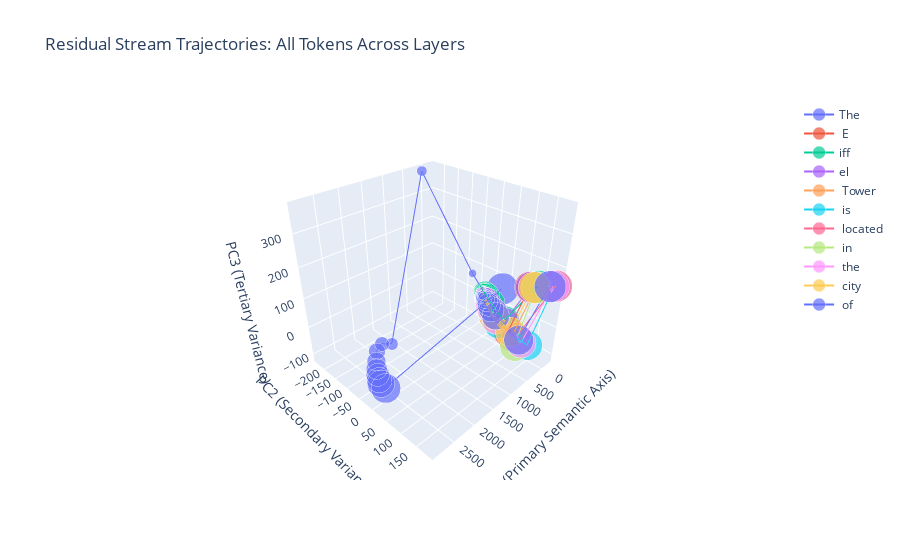

Notebook source saved alongside this figure:
### Code cell
# executing the new plots
representations = extract_all_token_traj(data['hidden_states'], data['tokens'])
print(f"Extracted {len(representations)} total representations")

pca_results, pca_model = fit_pca_3d(representations)

print(f"\nPCA Explained Variance:")
for i, var in enumerate(pca_model.explained_variance_ratio_):
    print(f"  PC{i+1}: {var:.2%}")
print(f"  Total: {pca_model.explained_variance_ratio_.sum():.2%}")

plot_data = prepare_plot_data(pca_results)

fig = plot_3d_trajectories(plot_data)
fig.show()

### Figure 1 — Plotly figure (JSON) as saved in the notebook; plotly's stock layout.template omitted (floating-point values rounded to 4 significant figures)
{"data": [{"hoverinfo": "text", "hovertext": ["Token: The<br>Layer: 0", "Token: The<br>Layer: 1", "Token: The<br>Layer: 2", "Token: The<br>Layer: 3", "Token: The<br>Layer: 4", "Token: The<br>Layer: 5", "Token: The<br>Layer: 6", "Token: The<br>Layer: 7", "Token: The<br>Layer: 8", "Token: The<br>Layer: 9", "Token: The<br>Layer: 10", "Token: The<br>Layer: 11", "Token: The<br>Layer: 12"], "line": {"color": "#636EFA", "width": 2}, "marker": {"color": "#636EFA", "line": {"color": "white", "width": 0.5}, "size": [4, 5.5, 7, 8.5, 10, 11.5, 13, 14.5, 16, 17.5, 19, 20.5, 22]}, "mode": "lines+markers", "name": "The", "type": "scatter3d", "x": [-220.5, -145.0, 82.15, 2342.0, 2526.0, 2676.0, 2769.0, 2825.0, 2859.0, 2879.0, 2889.0, 2890.0, -219.7], "y": [-34.97, -65.49, -232.8, -22.75, -27.98, -22.4, -10.87, -1.782, 6.317, 14.12, 21.14, 37.51, 31.13], "z": [19.84, 71.52, 371.9, 27.0, 39.41, 32.15, 13.96, 0.258, -10.38, -20.46, -26.36, -29.67, 57.37]}, {"hoverinfo": "text", "hovertext": ["Token:  E<br>Layer: 0", "Token:  E<br>Layer: 1", "Token:  E<br>Layer: 2", "Token:  E<br>Layer: 3", "Token:  E<br>Layer: 4", "Token:  E<br>Layer: 5", "Token:  E<br>Layer: 6", "Token:  E<br>Layer: 7", "Token:  E<br>Layer: 8", "Token:  E<br>Layer: 9", "Token:  E<br>Layer: 10", "Token:  E<br>Layer: 11", "Token:  E<br>Layer: 12"], "line": {"color": "#EF553B", "width": 2}, "marker": {"color": "#EF553B", "line": {"color": "white", "width": 0.5}, "size": [4, 5.5, 7, 8.5, 10, 11.5, 13, 14.5, 16, 17.5, 19, 20.5, 22]}, "mode": "lines+markers", "name": " E", "type": "scatter3d", "x": [-220.7, -199.1, -205.4, -193.1, -193.5, -182.8, -176.6, -172.0, -164.7, -154.4, -139.8, -103.9, -221.1], "y": [-34.14, -29.0, -29.73, -27.3, -26.67, -23.78, -20.86, -18.5, -11.62, -2.045, 12.18, 73.77, 115.0], "z": [19.78, 2.773, 2.795, -0.9128, -1.494, -4.969, -8.007, -10.46, -19.59, -31.07, -47.3, -75.1, 105.4]}, {"hoverinfo": "text", "hovertext": ["Token: iff<br>Layer: 0", "Token: iff<br>Layer: 1", "Token: iff<br>Layer: 2", "Token: iff<br>Layer: 3", "Token: iff<br>Layer: 4", "Token: iff<br>Layer: 5", "Token: iff<br>Layer: 6", "Token: iff<br>Layer: 7", "Token: iff<br>Layer: 8", "Token: iff<br>Layer: 9", "Token: iff<br>Layer: 10", "Token: iff<br>Layer: 11", "Token: iff<br>Layer: 12"], "line": {"color": "#00CC96", "width": 2}, "marker": {"color": "#00CC96", "line": {"color": "white", "width": 0.5}, "size": [4, 5.5, 7, 8.5, 10, 11.5, 13, 14.5, 16, 17.5, 19, 20.5, 22]}, "mode": "lines+markers", "name": "iff", "type": "scatter3d", "x": [-221.2, -200.0, -207.8, -207.2, -212.3, -209.8, -214.8, -208.6, -209.7, -201.3, -185.5, -146.4, -221.4], "y": [-34.39, -30.25, -31.85, -31.28, -31.84, -29.28, -30.21, -27.44, -25.83, -17.65, 0.7092, 54.56, 137.8], "z": [19.85, 5.61, 7.947, 8.082, 9.644, 9.622, 11.39, 11.68, 14.35, 7.969, -9.675, -45.25, 118.7]}, {"hoverinfo": "text", "hovertext": ["Token: el<br>Layer: 0", "Token: el<br>Layer: 1", "Token: el<br>Layer: 2", "Token: el<br>Layer: 3", "Token: el<br>Layer: 4", "Token: el<br>Layer: 5", "Token: el<br>Layer: 6", "Token: el<br>Layer: 7", "Token: el<br>Layer: 8", "Token: el<br>Layer: 9", "Token: el<br>Layer: 10", "Token: el<br>Layer: 11", "Token: el<br>Layer: 12"], "line": {"color": "#AB63FA", "width": 2}, "marker": {"color": "#AB63FA", "line": {"color": "white", "width": 0.5}, "size": [4, 5.5, 7, 8.5, 10, 11.5, 13, 14.5, 16, 17.5, 19, 20.5, 22]}, "mode": "lines+markers", "name": "el", "type": "scatter3d", "x": [-220.9, -198.4, -205.0, -211.2, -211.5, -210.3, -207.7, -208.8, -205.8, -195.8, -178.2, -150.6, -221.3], "y": [-34.54, -30.77, -32.45, -32.09, -31.22, -28.35, -27.04, -23.02, -18.7, -7.524, 11.55, 53.96, 118.0], "z": [19.72, 3.756, 4.703, 6.494, 7.392, 5.351, 1.027, -2.204, -5.826, -18.16, -35.55, -52.2, 106.0]}, {"hoverinfo": "text", "hovertext": ["Token:  Tower<br>Layer: 0", "Token:  Tower<br>Layer: 1", "Token:  Tower<br>Layer: 2", "Token:  Tower<br>Layer: 3", "Token:  Tower<br>Layer: 4", "Token:  Tower<br>Layer: 5", "Token:  Tower<br>Layer: 6", "Token:  Tower<br>Layer: 7", "Token:  Tower<br>Layer: 8", "Token:  Tower<br>Layer: 9", "Token:  Tower<br>Layer: 10", "Token:  Tower<br>Layer: 11", "Token:  Tower<br>Layer: 12"], "line": {"color": "#FFA15A", "width": 2}, "marker": {"color": "#FFA15A", "line": {"color": "white", "width": 0.5}, "size": [4, 5.5, 7, 8.5, 10, 11.5, 13, 14.5, 16, 17.5, 19, 20.5, 22]}, "mode": "lines+markers", "name": " Tower", "type": "scatter3d", "x": [-221.2, -196.0, -200.2, -195.6, -187.6, -180.4, -175.3, -169.3, -159.2, -149.3, -140.4, -98.94, -221.3], "y": [-34.54, -29.96, -30.59, -29.87, -28.32, -25.65, -22.25, -16.79, -6.187, 1.781, 13.98, 88.39, 132.7], "z": [19.5, 0.1605, -0.4095, -1.581, -5.426, -8.52, -13.49, -18.6, -30.52, -38.78, -51.85, -84.83, 112.5]}, {"hoverinfo": "text", "hovertext": ["Token:  is<br>Layer: 0", "Token:  is<br>Layer: 1", "Token:  is<br>Layer: 2", "Token:  is<br>Layer: 3", "Token:  is<br>Layer: 4", "Token:  is<br>Layer: 5", "Token:  is<br>Layer: 6", "Token:  is<br>Layer: 7", "Token:  is<br>Layer: 8", "Token:  is<br>Layer: 9", "Token:  is<br>Layer: 10", "Token:  is<br>Layer: 11", "Token:  is<br>Layer: 12"], "line": {"color": "#19D3F3", "width": 2}, "marker": {"color": "#19D3F3", "line": {"color": "white", "width": 0.5}, "size": [4, 5.5, 7, 8.5, 10, 11.5, 13, 14.5, 16, 17.5, 19, 20.5, 22]}, "mode": "lines+markers", "name": " is", "type": "scatter3d", "x": [-220.5, -193.8, -197.7, -192.9, -191.1, -181.9, -178.6, -173.1, -161.0, -150.5, -130.2, -93.99, -221.7], "y": [-34.65, -28.87, -29.44, -28.44, -27.66, -25.06, -22.02, -16.84, -4.752, 8.275, 35.66, 139.2, 181.7], "z": [19.62, -1.277, -0.8751, -1.518, -3.075, -7.147, -10.62, -17.09, -30.78, -44.77, -70.53, -84.65, 140.6]}, {"hoverinfo": "text", "hovertext": ["Token:  located<br>Layer: 0", "Token:  located<br>Layer: 1", "Token:  located<br>Layer: 2", "Token:  located<br>Layer: 3", "Token:  located<br>Layer: 4", "Token:  located<br>Layer: 5", "Token:  located<br>Layer: 6", "Token:  located<br>Layer: 7", "Token:  located<br>Layer: 8", "Token:  located<br>Layer: 9", "Token:  located<br>Layer: 10", "Token:  located<br>Layer: 11", "Token:  located<br>Layer: 12"], "line": {"color": "#FF6692", "width": 2}, "marker": {"color": "#FF6692", "line": {"color": "white", "width": 0.5}, "size": [4, 5.5, 7, 8.5, 10, 11.5, 13, 14.5, 16, 17.5, 19, 20.5, 22]}, "mode": "lines+markers", "name": " located", "type": "scatter3d", "x": [-221.2, -196.6, -200.1, -192.2, -187.4, -182.5, -174.9, -171.4, -165.5, -157.5, -147.9, -113.7, -221.8], "y": [-34.65, -27.41, -27.09, -25.19, -22.56, -20.04, -15.58, -10.56, -4.487, 3.864, 20.66, 100.4, 185.1], "z": [19.43, -1.012, -2.387, -4.085, -6.566, -9.119, -14.43, -20.14, -27.89, -38.74, -56.59, -80.61, 142.8]}, {"hoverinfo": "text", "hovertext": ["Token:  in<br>Layer: 0", "Token:  in<br>Layer: 1", "Token:  in<br>Layer: 2", "Token:  in<br>Layer: 3", "Token:  in<br>Layer: 4", "Token:  in<br>Layer: 5", "Token:  in<br>Layer: 6", "Token:  in<br>Layer: 7", "Token:  in<br>Layer: 8", "Token:  in<br>Layer: 9", "Token:  in<br>Layer: 10", "Token:  in<br>Layer: 11", "Token:  in<br>Layer: 12"], "line": {"color": "#B6E880", "width": 2}, "marker": {"color": "#B6E880", "line": {"color": "white", "width": 0.5}, "size": [4, 5.5, 7, 8.5, 10, 11.5, 13, 14.5, 16, 17.5, 19, 20.5, 22]}, "mode": "lines+markers", "name": " in", "type": "scatter3d", "x": [-220.4, -195.3, -201.1, -200.3, -193.9, -191.4, -187.0, -183.5, -176.5, -167.7, -150.8, -90.2, -221.3], "y": [-34.7, -30.41, -31.04, -30.33, -27.81, -25.43, -21.3, -18.2, -11.74, 0.6463, 19.88, 100.6, 132.5], "z": [19.53, -1.733, -0.4929, -1.123, -4.022, -6.788, -10.62, -15.55, -24.92, -39.03, -61.42, -113.5, 111.8]}, {"hoverinfo": "text", "hovertext": ["Token:  the<br>Layer: 0", "Token:  the<br>Layer: 1", "Token:  the<br>Layer: 2", "Token:  the<br>Layer: 3", "Token:  the<br>Layer: 4", "Token:  the<br>Layer: 5", "Token:  the<br>Layer: 6", "Token:  the<br>Layer: 7", "Token:  the<br>Layer: 8", "Token:  the<br>Layer: 9", "Token:  the<br>Layer: 10", "Token:  the<br>Layer: 11", "Token:  the<br>Layer: 12"], "line": {"color": "#FF97FF", "width": 2}, "marker": {"color": "#FF97FF", "line": {"color": "white", "width": 0.5}, "size": [4, 5.5, 7, 8.5, 10, 11.5, 13, 14.5, 16, 17.5, 19, 20.5, 22]}, "mode": "lines+markers", "name": " the", "type": "scatter3d", "x": [-220.3, -194.7, -199.2, -195.5, -195.3, -193.5, -192.1, -188.2, -179.0, -168.9, -148.0, -100.2, -221.7], "y": [-34.74, -30.31, -30.38, -29.04, -26.97, -24.93, -22.09, -19.02, -12.49, 0.4453, 25.34, 118.9, 178.0], "z": [19.52, -0.8299, -0.04661, -1.182, -2.914, -4.485, -6.43, -12.21, -21.73, -35.22, -61.14, -89.57, 138.5]}, {"hoverinfo": "text", "hovertext": ["Token:  city<br>Layer: 0", "Token:  city<br>Layer: 1", "Token:  city<br>Layer: 2", "Token:  city<br>Layer: 3", "Token:  city<br>Layer: 4", "Token:  city<br>Layer: 5", "Token:  city<br>Layer: 6", "Token:  city<br>Layer: 7", "Token:  city<br>Layer: 8", "Token:  city<br>Layer: 9", "Token:  city<br>Layer: 10", "Token:  city<br>Layer: 11", "Token:  city<br>Layer: 12"], "line": {"color": "#FECB52", "width": 2}, "marker": {"color": "#FECB52", "line": {"color": "white", "width": 0.5}, "size": [4, 5.5, 7, 8.5, 10, 11.5, 13, 14.5, 16, 17.5, 19, 20.5, 22]}, "mode": "lines+markers", "name": " city", "type": "scatter3d", "x": [-220.9, -197.8, -202.9, -199.1, -193.7, -192.3, -189.4, -184.6, -178.1, -167.7, -159.6, -124.5, -221.2], "y": [-34.77, -29.75, -29.08, -27.1, -23.92, -22.46, -18.65, -13.0, -4.035, 4.929, 20.48, 78.8, 125.8], "z": [19.43, -0.5487, -0.9064, -2.917, -5.017, -5.77, -7.803, -11.81, -21.82, -30.95, -48.81, -73.1, 108.7]}, {"hoverinfo": "text", "hovertext": ["Token:  of<br>Layer: 0", "Token:  of<br>Layer: 1", "Token:  of<br>Layer: 2", "Token:  of<br>Layer: 3", "Token:  of<br>Layer: 4", "Token:  of<br>Layer: 5", "Token:  of<br>Layer: 6", "Token:  of<br>Layer: 7", "Token:  of<br>Layer: 8", "Token:  of<br>Layer: 9", "Token:  of<br>Layer: 10", "Token:  of<br>Layer: 11", "Token:  of<br>Layer: 12"], "line": {"color": "#636EFA", "width": 2}, "marker": {"color": "#636EFA", "line": {"color": "white", "width": 0.5}, "size": [4, 5.5, 7, 8.5, 10, 11.5, 13, 14.5, 16, 17.5, 19, 20.5, 22]}, "mode": "lines+markers", "name": " of", "type": "scatter3d", "x": [-220.5, -196.1, -200.8, -198.7, -194.4, -196.2, -192.3, -189.7, -183.8, -174.7, -160.1, -102.4, -221.7], "y": [-34.81, -30.18, -30.61, -28.96, -27.58, -26.26, -21.19, -13.27, -6.706, 4.569, 22.23, 109.7, 168.9], "z": [19.51, -0.04301, 0.8269, -0.1805, -1.696, -1.691, -6.629, -11.08, -19.64, -31.04, -46.78, -83.6, 133.4]}], "layout": {"hovermode": "closest", "scene": {"camera": {"eye": {"x": 1.5, "y": 1.5, "z": 1.3}}, "xaxis": {"title": {"text": "PC1 (Primary Semantic Axis)"}}, "yaxis": {"title": {"text": "PC2 (Secondary Variance)"}}, "zaxis": {"title": {"text": "PC3 (Tertiary Variance)"}}}, "showlegend": true, "title": {"text": "Residual Stream Trajectories: All Tokens Across Layers"}}}
